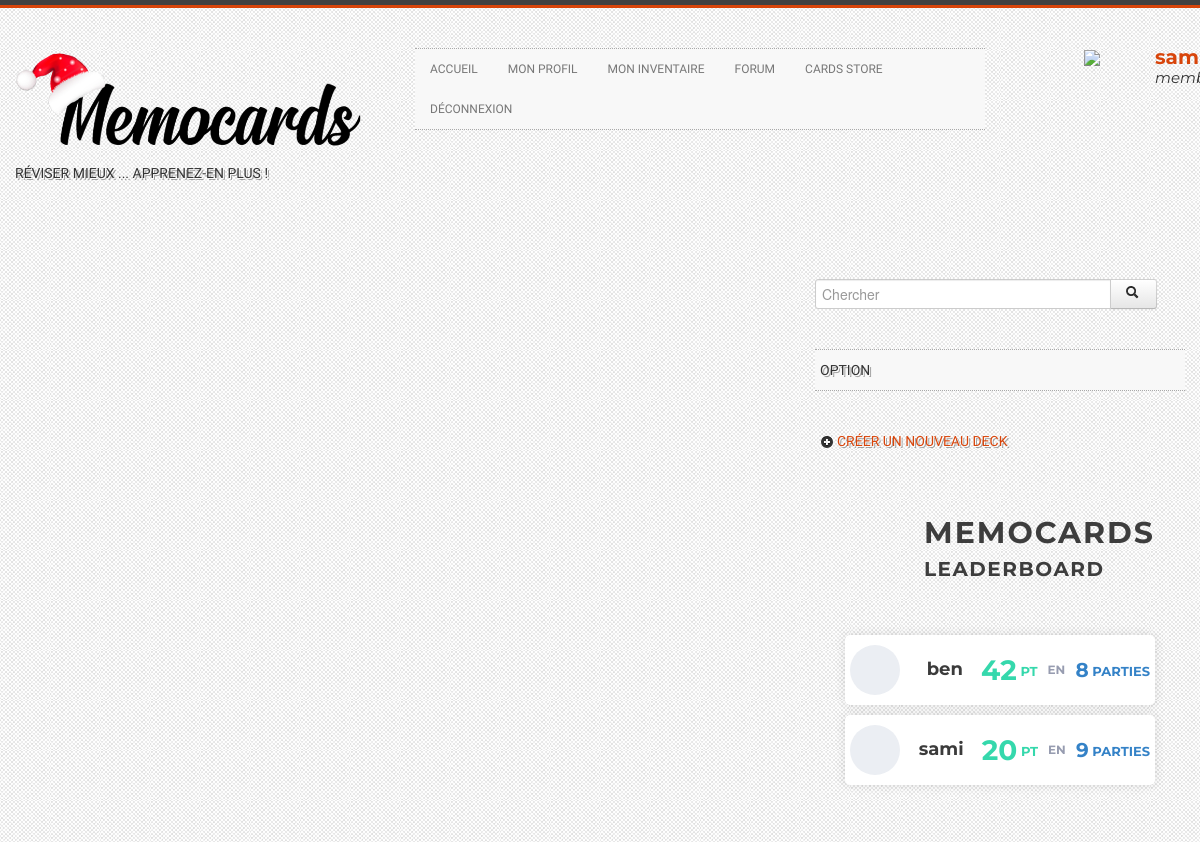
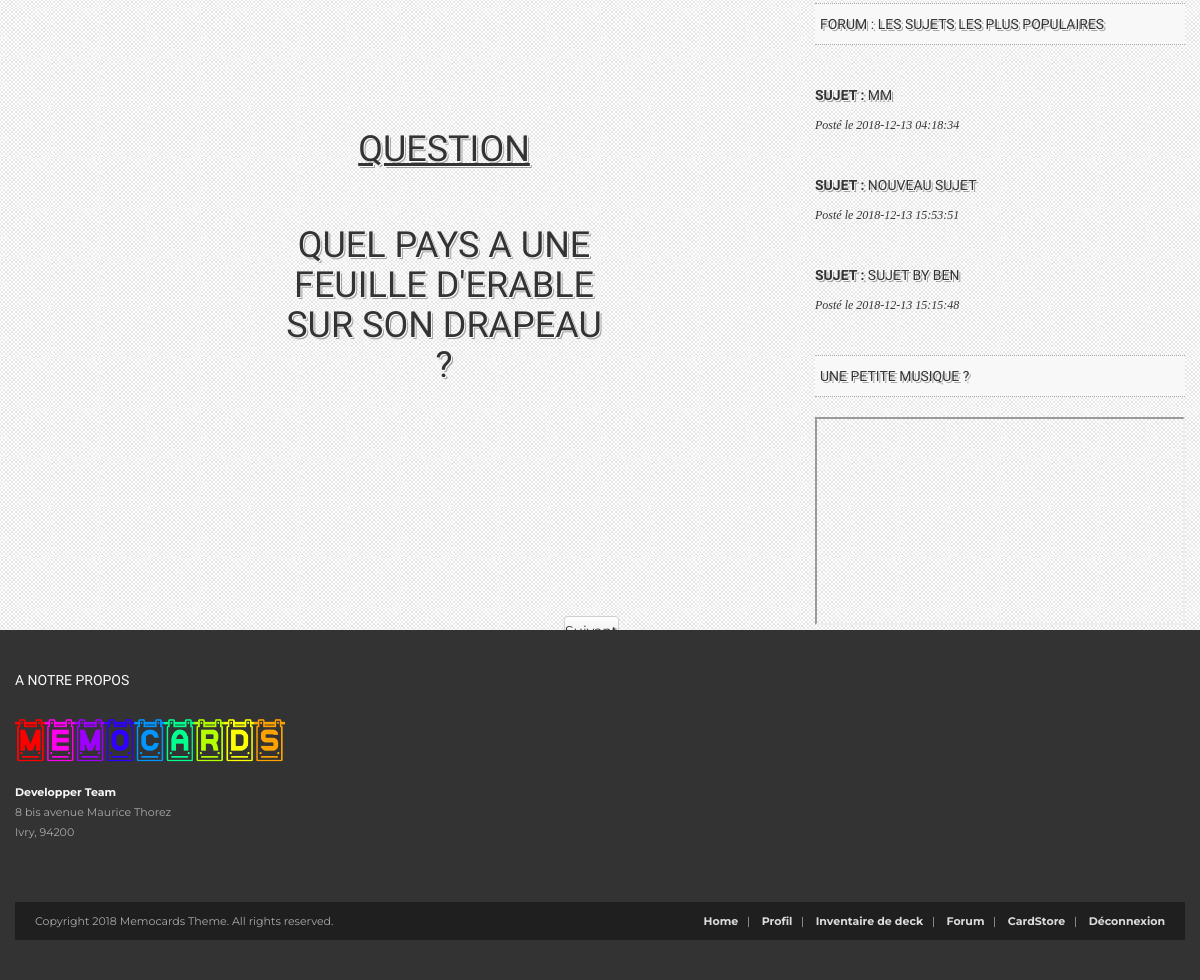
The app's page /index.php?page=inventory&training=18&card=1 (signed in) with its own data (2 pictures, top to bottom).
### tables this page shows
CREATE TABLE IF NOT EXISTS `recto` (
  `id` INT(11) NOT NULL AUTO_INCREMENT,
  `question_cards` VARCHAR(255) NOT NULL,
  `deck_id` INT(11) NOT NULL,
  PRIMARY KEY (`id`),
  INDEX `fk_recto_deck1_idx` (`deck_id` ASC) ,
  CONSTRAINT `fk_recto_deck1`
    FOREIGN KEY (`deck_id`)
    REFERENCES `deck` (`id`)
    ON DELETE NO ACTION
    ON UPDATE NO ACTION);

CREATE TABLE IF NOT EXISTS `verso` (
  `id` INT(11) NOT NULL AUTO_INCREMENT,
  `answer_cards` VARCHAR(255) NOT NULL,
  `statut_cards` VARCHAR(5) NOT NULL,
  `recto_id` INT(11) NOT NULL,
  PRIMARY KEY (`id`),
  INDEX `fk_verso_recto1_idx` (`recto_id` ASC) ,
  CONSTRAINT `fk_verso_recto1`
    FOREIGN KEY (`recto_id`)
    REFERENCES `recto` (`id`)
    ON DELETE NO ACTION
    ON UPDATE NO ACTION);

CREATE TABLE IF NOT EXISTS `passed` (
  `id` INT(11) NOT NULL AUTO_INCREMENT,
  `date_passed` DATETIME NULL DEFAULT NULL,
  `number_game` INT(11) NULL DEFAULT NULL,
  `score_user` INT(11) NULL DEFAULT NULL,
  `user_id` INT(11) NOT NULL,
  `deck_id` INT(11) NOT NULL,
  PRIMARY KEY (`id`),
  INDEX `fk_passed_user1_idx` (`user_id` ASC) ,
  INDEX `fk_passed_deck1_idx` (`deck_id` ASC) ,
  CONSTRAINT `fk_passed_deck1`
    FOREIGN KEY (`deck_id`)
    REFERENCES `deck` (`id`)
    ON DELETE NO ACTION
    ON UPDATE NO ACTION,
  CONSTRAINT `fk_passed_user1`
    FOREIGN KEY (`user_id`)
    REFERENCES `user` (`id`)
    ON DELETE NO ACTION
    ON UPDATE NO ACTION);

CREATE TABLE IF NOT EXISTS `subject` (
  `id` INT(11) NOT NULL AUTO_INCREMENT,
  `title` VARCHAR(255) NOT NULL,
  `date_posted` DATETIME NOT NULL,
  `content` LONGTEXT NOT NULL,
  `status` VARCHAR(15) NOT NULL,
  `user_id` INT(11) NOT NULL,
  PRIMARY KEY (`id`),
  INDEX `fk_subject_user1_idx` (`user_id` ASC) ,
  CONSTRAINT `fk_subject_user1`
    FOREIGN KEY (`user_id`)
    REFERENCES `user` (`id`)
    ON DELETE NO ACTION
    ON UPDATE NO ACTION);

### Controllers/inventory_Controllers.php (called while the page is built, shortened)
<?php
    if (isset($_GET['action']) && $_GET['action'] == 'create_deck')
    {
        $req = categories_SELECT();
        $categories = $req->fetchAll();
        require(dirname(__FILE__).'/../Views/create_deck_Views.php');
    }
    else if (isset($_GET['training']) && isset($_GET['card']))
    {
        $training = training_deck_SELECT($_SESSION['id'], $_GET['training']);
        require_once('./Views/training_Views.php');
    }
    require_once(dirname(__FILE__).'/../Views/template.php');
?>

### Modeles/modele_select.php (called while the page is built, shortened)
<?php
    function training_deck_SELECT($id_user, $id_deck)
    {
        $bdd = bdd();
        $req = $bdd->prepare (" SELECT  deck.id as deck_id, recto.question_cards, recto.id as recto_id, verso.answer_cards, verso.id as verso_id
                                FROM user
                                JOIN passed ON passed.user_id = user.id AND user.id = ?
                                JOIN deck ON passed.deck_id = deck.id
                                JOIN recto ON recto.deck_id = deck.id AND deck.id = ?
                                JOIN verso ON verso.recto_id = recto.id
                                JOIN succes_rate ON succes_rate.verso_id = verso.id
                            ;");
        $req->execute(array($id_user, htmlspecialchars(intval($id_deck))));
        $deck = $req->fetchAll();
        return $deck;
    }
function leaderboard_SELECT()
{
    $bdd = bdd();
    $query = "SELECT passed.id, SUM(`score_user`) AS sumscore, SUM(`number_game`) AS sumgame, user.username, user.profile_picture
    FROM `passed`
    JOIN user ON user.id = user_id
    GROUP BY user_id
    ORDER BY sumscore DESC
    LIMIT 3;";
    try {
        $stmt = $bdd->prepare($query);
        $stmt->execute(NULL);
    } catch(Exception $e) {
        die('Erreur : ' . $e->getMessage());
    }
    $qu = $stmt->fetchAll(PDO::FETCH_ASSOC);
    return $qu;
}
function famoussubject_SELECT()
{
    $bdd = bdd();
    $query = "SELECT subject.id, subject.title, subject.date_posted, subject.content,subject.status,COUNT(message.id) as nbrep
    FROM subject
    JOIN message ON message.subject_id = subject.id
    JOIN user ON user.id = subject.user_id
    GROUP BY subject.id
    ORDER BY nbrep DESC
    LIMIT 3;";
    try {
        $stmt = $bdd->prepare($query);
        $stmt->execute(NULL);
    } catch(Exception $e) {
        die('Erreur : ' . $e->getMessage());
    }
    $qu = $stmt->fetchAll(PDO::FETCH_ASSOC);
    return $qu;
}
?>

### Views/template.php (the view, shortened to what this page needs)
<!DOCTYPE html>
<html xmlns="http://www.w3.org/1999/xhtml">
<head>
<link rel="stylesheet" href="Public/css/bootstrap.css">
<link rel="stylesheet" href="Public/css/bootstrap-responsive.css">
<link rel="stylesheet" href="Public/css/jquery.lightbox-0.5.css">
<link rel="stylesheet" href="Public/css/custom-styless.css">
<link rel="stylesheet" href="Public/css/flexslider.css">
<link rel="stylesheet" href="Public/css/styles.css">
<link rel="stylesheet" href="https://use.fontawesome.com/releases/v5.3.1/css/all.css">
<link rel="stylesheet" href="Public/css/leaderbo.css">
</head>
<body>
	<div class="color-bar-1"></div>
    <div class="color-bar-2 color-bg"></div>
    <div class="container main-container">
      <div class="row header">
        <div class="span4 logo">
            <a href="index.php"><img src="Public/img/memocards_black.png" alt="" /></a>
            <h5>Réviser mieux ... Apprenez-en plus !</h5>
            <br><br><br>
        </div>
        <div class="span6 navigation">
            <div class="navbar hidden-phone">
            <ul class="nav">
           <li><a href="index.php">Accueil</a></li>
             <li><a href="index.php?page=profile">Mon Profil</a></li>
            <li><a href="index.php?page=inventory">Mon inventaire</a></li>
             <li><a href="index.php?page=forum">Forum</a></li>
             <li><a href="index.php?page=store">Cards Store</a></li>
             <li><a href="index.php?page=dc">Déconnexion</a></li>
            </ul>
            </div>
        </div>
        <div class="span2 logo">
            <img src=<?php echo $_SESSION['profile_picture'];?> style="width:70px">
            <div style="position:relative;left:140px;float:left">
                <a href="index.php?page=profile"><b style="font-size:20px"><?php echo $_SESSION['username']; ?></b></a>
                <br>
                <i style="font-size:15px">
                    <?php echo $_SESSION['status']; ?>
                </i>
            </div>
        </div>
      </div>
    <div class="row">
        <div class="span8 blog">
                <?php if (isset($content)) {
                    echo $content;
                }
                ?>
        </div>
                <div class="span4 sidebar">
                    <section>
                        <div class="input-append">
                            <form action="" method='POST'>
                                <input id="appendedInputButton" name='rechercher' size="16" type="text" placeholder="Chercher"><button class="btn" type='submit'><i class="icon-search"></i></button>
                            </form>
                        </div>
                    </section>
                <?php
            if(isset($_GET['page']) && ($_GET['page'] == 'inventory') || $_GET['page'] == 'forum') { ?>
                <h5 class="title-bg">Option</h5>
                <ul class="post-category-list">
            <?php
                if($_GET['page'] == 'inventory') { ?>
                    <h5><li><a href="index.php?page=inventory&action=create_deck"><i class="icon-plus-sign"></i>Créer un nouveau deck</a></li>
            <?php
                }else if ($_GET['page'] == 'forum') { ?>
                    <h5><li><a href="index.php?page=forum&choix_forum=creer_sujet"><i class="icon-plus-sign"></i>Créer un nouveau sujet</a></li> </h5>
            <?php
                } ?>
                    </ul>
        <?php
            }
            if ($_GET['page'] !== 'store') {
                $leader = leaderboard_SELECT();
                ?>
                <br><br>
                <div class="wrapper">
                <div class="wrapper__header">
                    <div class="b_caption">
                    <p>MemoCards <span><br>leaderboard</span></p>
                    </div>
                </div>
                <div class="wrapper__content">
                    <ul style="margin-left: 20px;margin-right: 20px;">
                    <?php
                        foreach ($leader as $key => $value) {
                            ?>
                                <li>
                                    <div class="graphic"><img src="<?php echo $value['profile_picture']; ?>" alt=""/></div>
                                    <div class="name"><span class="header"><?php echo $value['username']; ?></span>
                                    <span class="stat"><?php echo $value['sumscore']; ?></span><span class="sub"> PT</span> <b style="vertical-align: middle;color: #979cb0"> &nbsp EN &nbsp </b>
                                    <span class="stat2"><?php echo $value['sumgame']; ?></span><span class="sub2"> PARTIES</span></div>
                                </li>
                            <?php
                        }
                    ?>
                    </ul>
                </div>
                </div>
                <h5 class="title-bg">FORUM : Les sujets les plus populaires</h5>
                <ul class="popular-posts">
                <?php
                    $famoussub = famoussubject_SELECT();
                    foreach ($famoussub as $key => $value) {
                        ?>
                            <li>
                                <h5><a href="index.php?page=forum&subject_id=<?php echo $value['id']; ?>"><b>Sujet : </b><?php echo $value['title']; ?></a></h5>
                                <em>Posté le <?php echo $value['date_posted']; ?></em>
                            </li>
                        <?php
                    }
                ?>
                </ul>
            <h5 class="title-bg">Une petite musique ?</h5>
            <iframe src="http://player.vimeo.com/video/24496773" width="370" height="208"></iframe>
            <?php
        }?>
        </div>
    </div>
    </div>
	<div class="footer-container">
    	<div class="container">
        	<div class="row footer-row">
                <div class="span3 footer-col">
                    <h5>A notre propos</h5>
                   <img src="Public/img/memocards.png" alt="Piccolo" /><br /><br />
                    <address>
                        <strong>Developper Team</strong><br />
                        8 bis avenue Maurice Thorez<br />
                        Ivry, 94200<br />
                    </address>
                </div>
                <div class="span3 footer-col">
                </div>
                <div class="span3 footer-col">
                </div>
                <div class="span3 footer-col">
                </div>
            </div>
            <div class="row">
                <div class="span12 footer-col footer-sub">
                    <div class="row no-margin">
                        <div class="span6"><span class="left">Copyright 2018 Memocards Theme. All rights reserved.</span></div>
                        <div class="span6">
                            <span class="right">
                            <a href="index.php?page=home">Home</a>&nbsp;&nbsp;&nbsp;|&nbsp;&nbsp;&nbsp;
                            <a href="index.php?page=profile">Profil</a>&nbsp;&nbsp;&nbsp;|&nbsp;&nbsp;&nbsp;
                            <a href="index.php?page=inventory">Inventaire de deck</a>&nbsp;&nbsp;&nbsp;|&nbsp;&nbsp;&nbsp;
                            <a href="index.php?page=forum">Forum</a>&nbsp;&nbsp;&nbsp;|&nbsp;&nbsp;&nbsp;
                            <a href="index.php?page=store">CardStore</a>&nbsp;&nbsp;&nbsp;|&nbsp;&nbsp;&nbsp;
                            <a href="index.php?page=dc"> Déconnexion</a>
                            </span>
                        </div>
                    </div>
                </div>
            </div>
        </div>
    </div>
</body>
</html>

### Views/training_Views.php (shortened to what this page needs)
<div class="card middle">
    <div class="front">
        <br><br><br><br><br><br>
        <center><h1> <u> Question </u></h1>  <br><br>
        <h1> <?php echo $training[(intval($_GET['card'])-1)]['question_cards']; ?> </h1> </center>
    </div>
    <div class="back">
       <div class="back-content middle">
            <h1> <u> Réponse </u></h1>  <br><br>
            <h1> <?php echo $training[(intval($_GET['card'])-1)]['answer_cards']; ?> </h1>
        </div>
    </div>
</div>
<?php if(intval($_GET['card']) < count($training))
    { ?>
        <div class="suivant">
            <a href="index.php?page=inventory&training=18&card=<?php echo (intval($_GET['card'])+1); ?>" class="btn btn-lg btn-block">Suivant</a>
        </div>
    <?php
    } ?>
<?php $content = ob_get_clean(); ?>

### records on screen
recto: question_cards "QUEL PAYS A UNE FEUILLE D'ERABLE SUR SON DRAPEAU ?"
verso: answer_cards "CANADA"
passed: username "ben", sumscore "42", sumgame "8"
passed: username "sami", sumscore "20", sumgame "9"
subject: title "MM", date_posted "2018-12-13 04:18:34"
subject: title "NOUVEAU SUJET", date_posted "2018-12-13 15:53:51"
subject: title "SUJET BY BEN", date_posted "2018-12-13 15:15:48"
